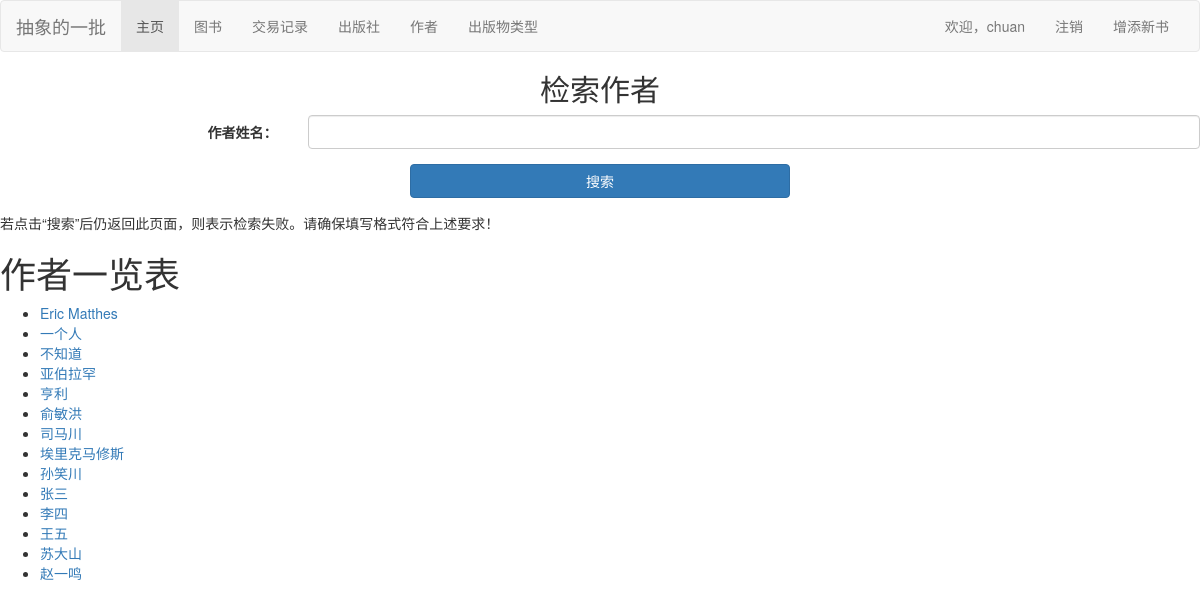
Page /bookstore/authors/ (signed in) on the committed database.
### bookstore/models.py (models this page shows, shortened)
class Author(models.Model):
    name = models.CharField(max_length=30, verbose_name='作者姓名')
    class Meta:
        verbose_name = '作者'
        verbose_name_plural = '作者'
        ordering = ['name', ]
    def get_absolute_url(self):
        return reverse('author_books', args=[str(self.id)])

### bookstore/views.py (the view, shortened to what this page needs)
# urls.py: path('authors/', views.authors, name='authors'),
@login_required
def authors(request):
    all_authors = Author.objects.all()
    selected_authors = all_authors
    ct = {'all_authors': all_authors}
    return render(request, 'bookstore/author_list.html', context=ct)

### bookstore/templates/bookstore/author_list.html (shortened to what this page needs)
{% extends "base.html" %}
{% block content %}
    <form method="POST" role="form" class="form-horizontal">
        <h2 class="form-signin-heading text-center">检索作者</h2>
        <div class="form-group">
            <label for="id_name" class="col-md-3 control-label">作者姓名：</label>
            <div class="col-md-9">
                <input type="text" class="form-control" name="name" id="id_name">
            </div>
        </div>
        <div class="form-group">
            <div class="col-md-4 col-md-offset-4">
                <button class="btn btn btn-primary btn-block" type="submit">搜索</button>
            </div>
        </div>
    </form>
    <p>若点击“搜索”后仍返回此页面，则表示检索失败。请确保填写格式符合上述要求！</p>
    <h1>作者一览表</h1>
    {% if all_authors %}
    <ul>
      {% for author in all_authors %}
      <li>
        <a href="{{ author.get_absolute_url }}">{{ author.name }}</a>
      </li>
      {% endfor %}
    </ul>
    {% else %}
      <p>没有了，没有作者了！</p>
    {% endif %}
{% endblock %}

### bookstore/templates/base.html (shortened to what this page needs)
<!DOCTYPE html>
<html lang="zh-hans">
<head>
  <link href="https://cdn.jsdelivr.net/npm/bootstrap@3.3.7/dist/css/bootstrap.min.css" rel="stylesheet">
</head>
<body>
<nav class="navbar navbar-default">
  <div class="container-fluid">
    <div class="navbar-header">
      <a class="navbar-brand">抽象的一批</a>
    </div>
    <div class="collapse navbar-collapse" id="bs-example-navbar-collapse-1">
      <ul class="nav navbar-nav">
        <li role="presentation" class="active"><a href="{% url 'index' %}">主页</a></li>
        <li role="presentation"><a href="{% url 'books' %}">图书</a></li>
        <li role="presentation"><a href="{% url 'transactions' %}">交易记录</a></li>
        <li role="presentation"><a href="{% url 'publishers' %}">出版社</a></li>
        <li role="presentation"><a href="{% url 'authors' %}">作者</a></li>
        <li role="presentation"><a href="{% url 'categories' %}">出版物类型</a></li>
      </ul>
      <ul class="nav navbar-nav navbar-right">
        {% if user.is_authenticated %}
          <li><a href="{% url 'profile' user.id %}?next={{request.path}}">欢迎，{{ user.get_username }}</a></li>
          <li><a href="{% url 'logout'%}?next={{request.path}}">注销</a></li>
          <li><a href="{% url 'newbook' %}?next={{request.path}}">增添新书</a></li>
        {% else %}
          <li><a href="{% url 'login'%}?next={{request.path}}">去登录</a></li>
        {% endif %}
      </ul>
    </div>
  </div>
</nav>
{% block content %}{% endblock %}
</body>
</html>

### rows in the picture
Author: name "Eric Matthes"
Author: name "一个人"
Author: name "不知道"
Author: name "亚伯拉罕"
Author: name "亨利"
Author: name "俞敏洪"
Author: name "司马川"
Author: name "埃里克马修斯"
Author: name "孙笑川"
Author: name "张三"
Author: name "李四"
Author: name "王五"
Author: name "苏大山"
Author: name "赵一鸣"

### other values in the picture
{{ user.get_username }} "chuan"
